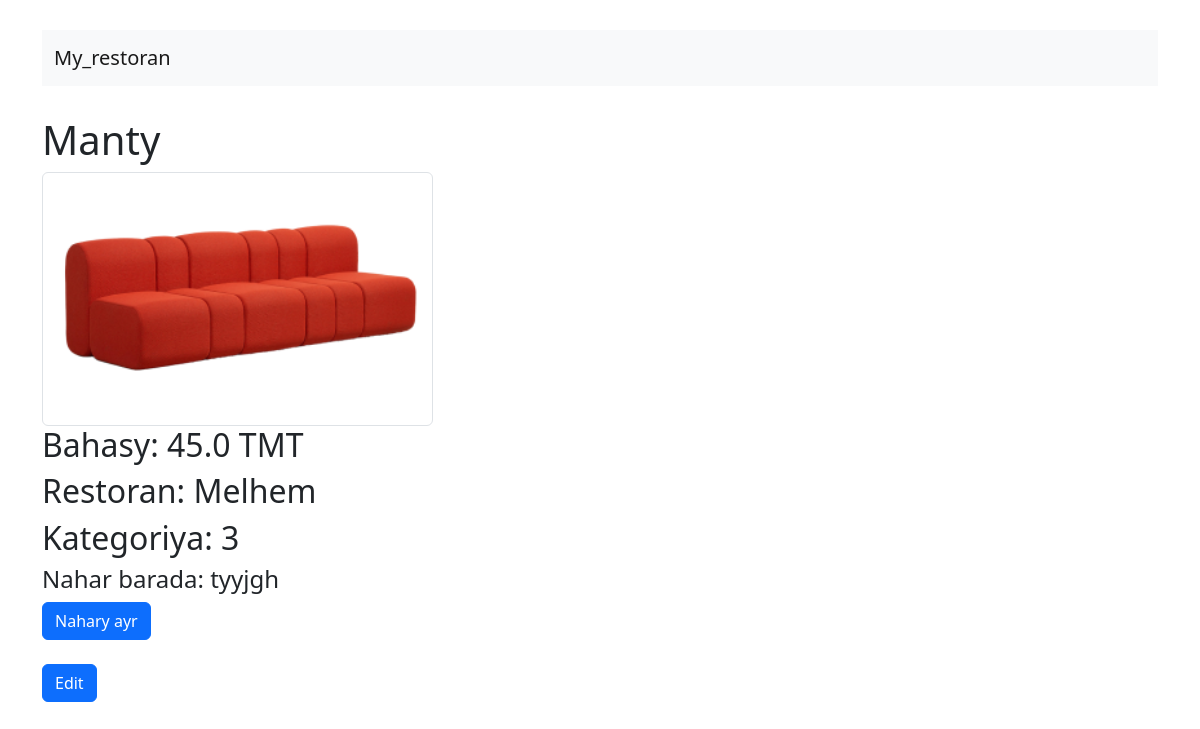
The app's page /food_page/13/ with its own data.
### app/models.py (models this page shows, shortened)
class Food(models.Model):
    restoran = models.ForeignKey(Restoran, on_delete=models.CASCADE)
    name = models.CharField(max_length=120)
    food_image = models.ImageField(upload_to="products")
    food_cat = models.ForeignKey(Category, related_name='cat_food', on_delete=models.CASCADE)
    description = models.TextField()
    price = models.FloatField()
    created_at = models.DateTimeField(auto_now_add=True)
    updated_at = models.DateTimeField(auto_now=True)
    class Meta:
        verbose_name = 'Nahar'
        verbose_name_plural = 'Naharlar'

class Restoran(models.Model):
    STATE = (("Mary", "Mary"),
            ("Ahal", "Ahal"),
            ("Balkan", "Balkan"),
            ("Lebap", "Lebap"),
            ("Daşoguz", "Daşoguz"),
            ("Aşgabat", "Aşgabat"),)
    name = models.CharField(max_length=120, unique=True)
    user = models.OneToOneField(User, on_delete=models.CASCADE)
    is_active = models.BooleanField(default=True)
    is_vip = models.BooleanField(default=False)
    description = models.TextField(null=True, blank=True)
    image = models.ImageField(upload_to="products")
    banner_img = models.ImageField(upload_to="products")
    region = models.CharField(max_length=50, choices=STATE, default="Mary")
    address_line = models.CharField(max_length=255, null=True, blank=True)
    mobile = models.CharField(max_length=64, null=True, blank=True)
    email = models.CharField(max_length=128, null=True, blank=True)
    instagram = models.CharField(max_length=128, null=True, blank=True)
    website = models.CharField(max_length=128, null=True, blank=True)
    created_at = models.DateTimeField(auto_now_add=True)
    updated_at = models.DateTimeField(auto_now=True)
    class Meta:
        verbose_name = 'Restoran'
        verbose_name_plural = 'Restoranlar'
    def __str__(self):
        return self.name

class Category(models.Model):
    name = models.CharField(max_length=120)
    parent = models.ForeignKey(
        'self', null=True, blank=True, related_name='category', on_delete=models.PROTECT)
    created_at = models.DateTimeField(auto_now_add=True)
    updated_at = models.DateTimeField(auto_now=True)
    class Meta:
        verbose_name = 'Kategoriya'
        verbose_name_plural = 'Kategoriyalar'
    def __str__(self):
        return self.name

### app/views.py (the view)
# urls.py: path('food_page/<int:id>/', views.food_page, name='food_page'),
def food_page(request, id):
    food_page = Food.objects.filter(id=id)
    return render(request, 'food_page.html', {'food_page': food_page})

### templates/food_page.html (shortened to what this page needs)
<!DOCTYPE html>
<html lang="en">
<head>
    <link href="https://cdn.jsdelivr.net/npm/bootstrap@5.2.0-beta1/dist/css/bootstrap.min.css" rel="stylesheet">
</head>
<body>
    <div class="container">
        <nav class="navbar navbar-expand-lg bg-light" style="margin-top: 30px;">
            <div class="container-fluid">
              <a class="navbar-brand" href="{% url 'my_restoran' %}">My_restoran</a>
            </div>
          </nav>
        {% for a in food_page %}
        <h1 style="margin-top: 30px;">{{a.name}}</h1>
        <img src="{{a.food_image.url}}" class="img-thumbnail" alt="..." style="width: 35%; height: 10%;">
        <h2>Bahasy: {{a.price}} TMT</h2>
        <h2>Restoran: {{a.restoran}}</h2>
        <h2>Kategoriya: {{a.food_cat}}</h2>
        <h4>Nahar barada: {{a.description}}</h4>
        <a class="nav-link" href="{% url 'delete_food' a.id %}"><button type="button" class="btn btn-primary">Nahary ayr</button></a>
        <br>
        <a class="nav-link" href="{% url 'edit_food' a.pk %}" style="margin-bottom: 20px;"><button type="button" class="btn btn-primary">Edit</button></a>
        {% endfor %}
    </div>
</body>
</html>

### records on screen
Food: name "Manty", food_image (picture), price "45.0", restoran "Melhem", food_cat "3", description "tyyjgh"
